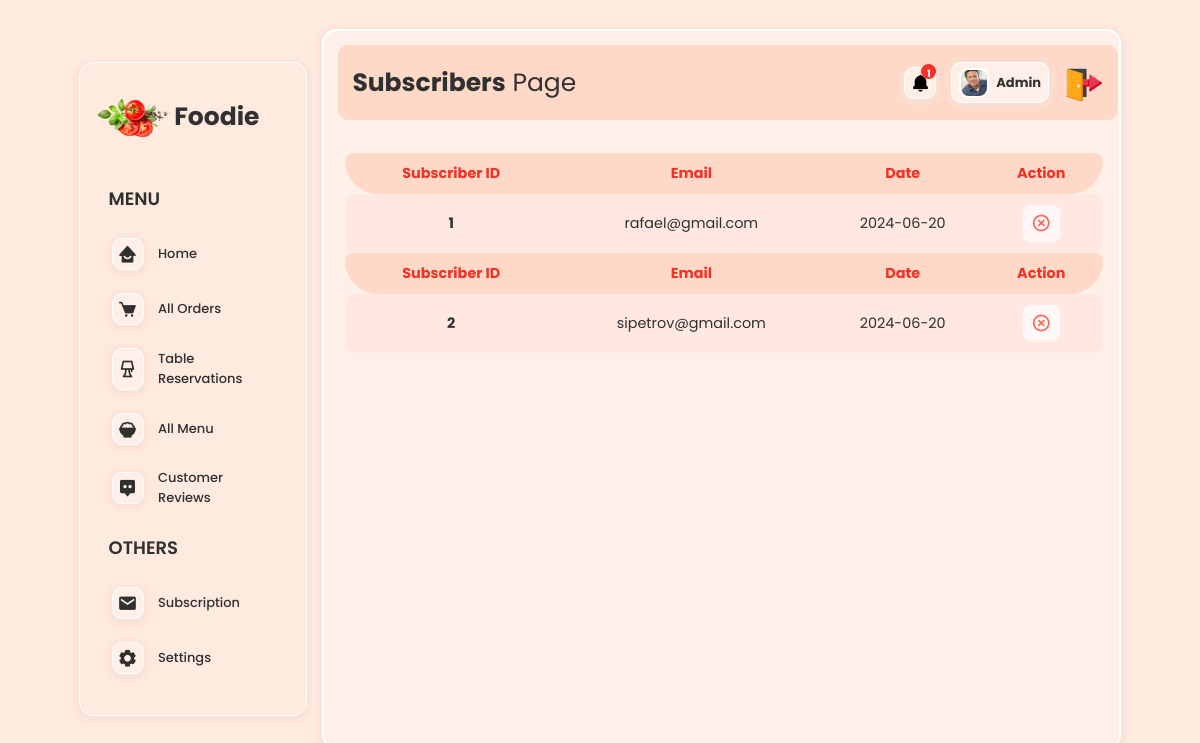
The app's page /admin/subscribers.php (signed in) with its own data.
### tables this page shows
CREATE TABLE `subscribers` (
  `id` int(11) NOT NULL,
  `email` varchar(100) NOT NULL,
  `date` date NOT NULL DEFAULT current_timestamp()
);

### app/classes/Order.php (called while the page is built, shortened)
<?php
class Order extends Cart {
    protected $conn;
    public function __construct($conn) {
        $this->conn = $conn;
    }
    public function getNumberOfOrderedOrders() {
        $sql = "SELECT * FROM orders WHERE status='ordered'";
        $stmt = $this->conn->prepare($sql);
        $stmt->execute();
        $result = $stmt->get_result();
        return $result->num_rows;
    }
}

### app/classes/User.php (called while the page is built, shortened)
<?php
class User {
    protected $conn;
    public function __construct($conn) {
        $this->conn = $conn;
    }
    public function getSubscribers() {
        $sql = "SELECT * FROM subscribers";
        $stmt = $this->conn->prepare($sql);
        $stmt->execute();
        $result = $stmt->get_result();
        return $result->fetch_all(MYSQLI_ASSOC);
    }
    public function adminHeader($username) {
        $sql = "SELECT * FROM admins WHERE username=?";
        $stmt = $this->conn->prepare($sql);
        $stmt->bind_param("i", $username);
        $stmt->execute();
        $result = $stmt->get_result();
        return $result->fetch_assoc();
    }
}

### admin/subscribers.php (the view, shortened to what this page needs)
<?php
    include 'includes/header.php';
    include '../app/classes/Cart.php';
    include '../app/classes/Order.php';
?>
    <div class="adminPage flex">
        <?php include 'includes/sideMenu.php' ?>
         <div class="mainBody">
            <div class="topSection flex">
                <div class="title">
                    <span><strong>Subscribers</strong> Page</span>
                </div>
                <?php include 'includes/headerAdmin.php' ?>
            </div>
            <div class="mainBodyContentContainer">
                <?php
                    $user = new User($conn);
                    $subscribers = $user->getSubscribers();
                ?>
                    <div class="subscribers">
                        <table class="table">
                        <?php foreach ($subscribers as $subscriber) : ?>
                            <tr class="tblHeader">
                                <th>Subscriber ID</th>
                                <th>Email</th>
                                <th>Date</th>
                                <th>Action</th>
                            </tr>
                            <tr class="tblRow orderRow">
                                <td class="id"><p><?=$subscriber['id'];?></p></td>
                                <td class="contact">
                                    <p><?=$subscriber['email'];?></p>
                                </td>
                                <td class="date">
                                    <p><?=$subscriber['date'];?></p>
                                </td>
                                <td class="action">
                                    <a href="<?=ROOT_URL?>admin/deleteSubscriber.php?id=<?=$subscriber['id'];?>">
                                        <i class="uil uil-times-circle icon"></i>
                                    </a>
                                </td>
                            </tr>
                            <?php endforeach ?>
                        </table>
                    </div>
            </div>
         </div>
    </div>
<?php include 'includes/footer.php'; ?>

### admin/includes/headerAdmin.php (shortened to what this page needs)
<?php
    include_once '../app/config/config.php';
    include_once '../app/classes/User.php';
    include_once '../app/classes/Cart.php';
    include_once '../app/classes/Order.php';
    $user = new User($conn);
    $order = new Order($conn);
    $admin = $user->adminHeader($_SESSION['username']);
    $numberOfOrders = $order->getNumberOfOrderedOrders();
?>
<div class="adminDiv flex">
    <div class="notDiv">
    <a href="<?=ROOT_URL?>admin/orders.php"><i class='bx bxs-bell icon' title="New Food Order" style="color: black;"></i></a>
        <?php if($numberOfOrders == 0) : ?>
            <span style="display: none"></span>
        <?php else : ?>
            <span class="count"><?=$numberOfOrders?></span>
        <?php endif ?>
    </div>
        <div class="imgDiv flex">
                <img src="<?=ROOT_URL?>public/images/<?=$admin['image'];?>" alt="Account Admin Image">
                <span class="name"><?=$admin['name'];?></small></span>
        </div>
    <a href="logout.php" title="Log Out" ><img src="<?=ROOT_URL?>public/images/logout.png" alt="" style="width: 40px; transform: translateY(5px);"></a>
</div>

### public/css/styles.css (style rules this page uses)
* { padding: 0; margin: 0; box-sizing: border-box; font-family: "Poppins", sans-serif; }
:root { --primaryColor: #f43127; --secondaryColor: #ffd9c8; --thirdColor: #ffe8e1; --forthColor: #fff1ed; --cardColor: #ffefe9; --LocColor: #f0e2df; --bgColor: #ffeae0; --smallSize: 13px; --normalSize: 18px; --mediumSize: 25px; --largeSize: 35px; --textColor: rgb(48, 48, 48); --whiteColor: hsl(0, 0%, 100%); --borderRadius: 10px; --boxShadow: 0 2px 4px 4px #f8e0d4d7; --greyColor: rgb(180, 180, 180); --greenColor: rgb(56, 223, 56); --yellowColor: rgb(255, 170, 0); }
body { background: var(--bgColor); }
html { font-size: 90%; scroll-behavior: smooth; }
a { text-decoration: none; cursor: pointer; }
.flex { display: flex; align-items: center; }
img { height: auto; width: 100%; }
p { font-family: "Poppins", sans-serif; }
.icon { font-size: 20px; cursor: pointer; }

### records on screen
subscribers: id "1", email "rafael@gmail.com", date "2024-06-20"
subscribers: id "2", email "sipetrov@gmail.com", date "2024-06-20"

### other values on screen
$numberOfOrders "1"
$admin['name'] "Admin"
